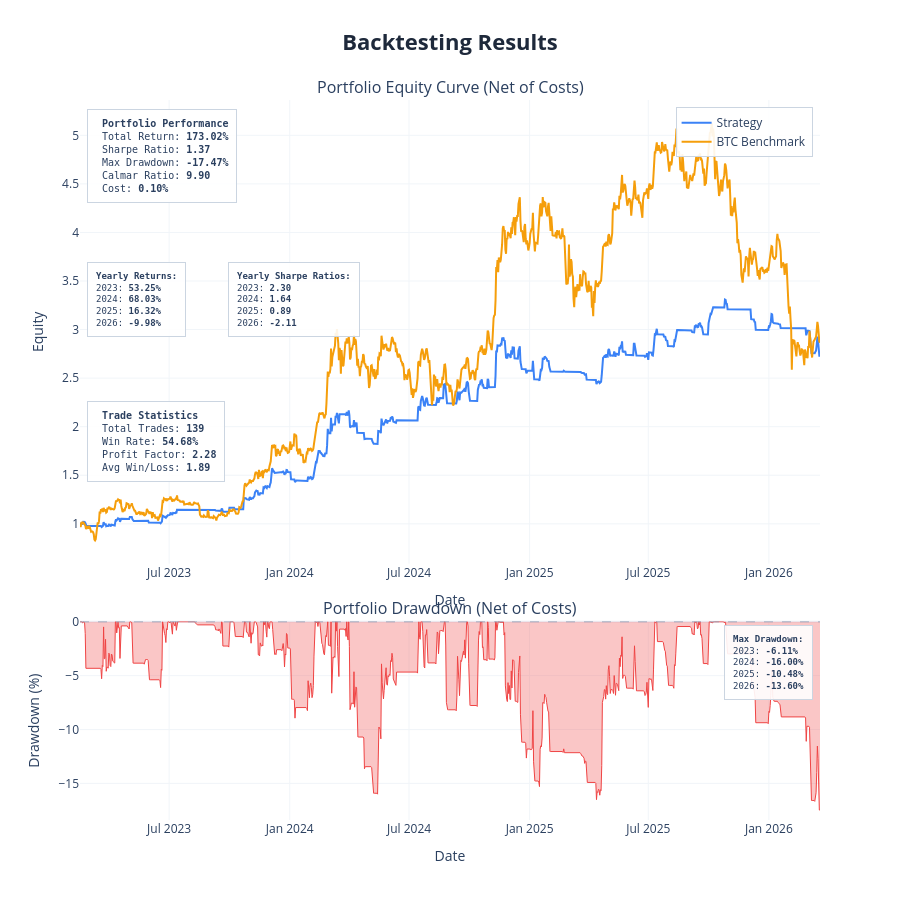
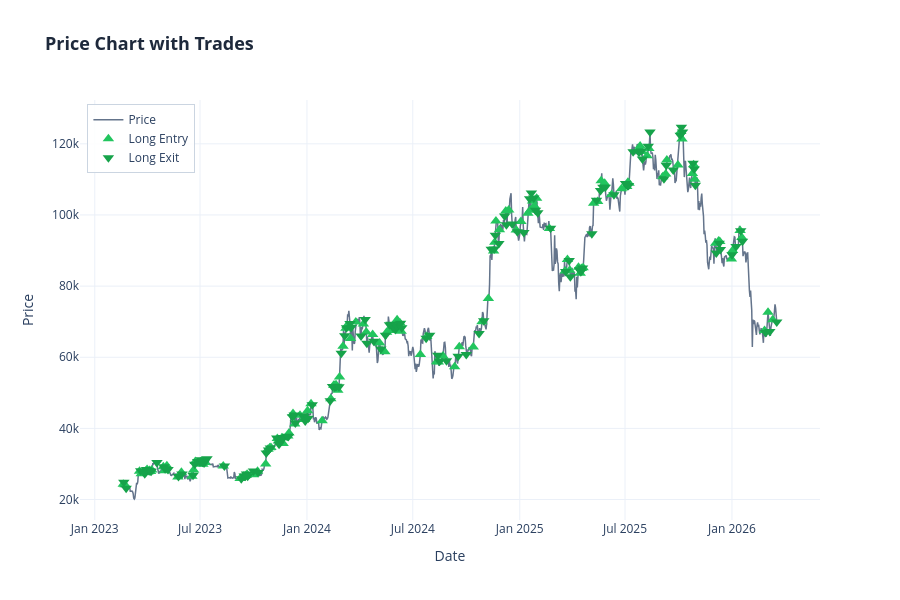

Notebook code cell kept with these figures, in order:
### Markdown cell above
---
## Backtest

| Parameter | Options | Default |
|---|---|---|
| `cost` | Cost per trade as decimal — `0.001` = 0.1% | `0.0` |
| `show_plot` | `True` / `False` | `True` |
| `save_html` | Filename string or `None` | `None` |
| `show_trades` | Overlay entry/exit markers on price chart | `False` |
| `benchmark_data` | DataFrame with `Close` column for buy & hold comparison | same asset |

### Code cell
results = backtest(
    data           = strategy_df,
    cost           = 0.001,
    show_plot      = True,
    save_html      = "moneyin",
    show_trades    = True,
    benchmark_data = None
)

print(f"Return        {results['total_return']*100:>8.2f}%")
print(f"Sharpe        {results['sharpe_ratio']:>8.2f}")
print(f"Max Drawdown  {results['max_drawdown']*100:>8.2f}%")
print(f"Profit Factor {results['profit_factor']:>8.2f}")
print(f"Win Rate      {results['win_rate']*100:>8.2f}%")
print(f"# Trades      {results['num_trades']:>8}")

### Figure 1 — Plotly figure (JSON) as saved in the notebook; plotly's stock layout.template omitted (floating-point values rounded to 4 significant figures; data arrays with more than 128 entries replaced by an {"elided": "..."} marker saying what was removed)
{"data": [{"hovertemplate": "<b>Strategy</b><br>Date: %{x}<br>Equity: %{y:.4f}<extra></extra>", "line": {"color": "#3b82f6", "width": 2}, "mode": "lines", "name": "Strategy", "type": "scatter", "x": {"elided": "1130 str values"}, "xaxis": "x", "y": {"elided": "1130 float values"}, "yaxis": "y"}, {"hovertemplate": "<b>BTC Benchmark</b><br>Date: %{x}<br>Equity: %{y:.4f}<extra></extra>", "line": {"color": "#f59e0b", "width": 2}, "mode": "lines", "name": "BTC Benchmark", "type": "scatter", "x": {"elided": "1130 str values"}, "xaxis": "x", "y": {"elided": "1130 float values"}, "yaxis": "y"}, {"fill": "tozeroy", "fillcolor": "rgba(239, 68, 68, 0.3)", "hovertemplate": "<b>Drawdown</b><br>Date: %{x}<br>Drawdown: %{y:.2f}%<extra></extra>", "line": {"color": "#ef4444", "width": 1}, "mode": "lines", "name": "Drawdown", "showlegend": false, "type": "scatter", "x": {"elided": "1130 str values"}, "xaxis": "x2", "y": {"elided": "1130 float values"}, "yaxis": "y2"}], "layout": {"annotations": [{"font": {"size": 16}, "showarrow": false, "text": "Portfolio Equity Curve (Net of Costs)", "x": 0.5, "xanchor": "center", "xref": "paper", "y": 1, "yanchor": "bottom", "yref": "paper"}, {"font": {"size": 16}, "showarrow": false, "text": "Portfolio Drawdown (Net of Costs)", "x": 0.5, "xanchor": "center", "xref": "paper", "y": 0.276, "yanchor": "bottom", "yref": "paper"}, {"align": "left", "bgcolor": "rgba(255, 255, 255, 0.9)", "bordercolor": "#cbd5e1", "borderpad": 8, "borderwidth": 1, "font": {"family": "monospace", "size": 10}, "showarrow": false, "text": "\n<b>Portfolio Performance</b><br>\nTotal Return: <b>173.02%</b><br>\nSharpe Ratio: <b>1.37</b><br>\nMax Drawdown: <b>-17.47%</b><br>\nCalmar Ratio: <b>9.90</b><br>\nCost: <b>0.10%</b>\n", "x": 0.01, "xanchor": "left", "xref": "x domain", "y": 0.98, "yanchor": "top", "yref": "y domain"}, {"align": "left", "bgcolor": "rgba(255, 255, 255, 0.9)", "bordercolor": "#cbd5e1", "borderpad": 8, "borderwidth": 1, "font": {"family": "monospace", "size": 9}, "showarrow": false, "text": "<b>Yearly Returns:</b><br>2023: <b>53.25%</b><br>2024: <b>68.03%</b><br>2025: <b>16.32%</b><br>2026: <b>-9.98%</b><br>", "x": 0.01, "xanchor": "left", "xref": "x domain", "y": 0.65, "yanchor": "top", "yref": "y domain"}, {"align": "left", "bgcolor": "rgba(255, 255, 255, 0.9)", "bordercolor": "#cbd5e1", "borderpad": 8, "borderwidth": 1, "font": {"family": "monospace", "size": 9}, "showarrow": false, "text": "<b>Yearly Sharpe Ratios:</b><br>2023: <b>2.30</b><br>2024: <b>1.64</b><br>2025: <b>0.89</b><br>2026: <b>-2.11</b><br>", "x": 0.2, "xanchor": "left", "xref": "x domain", "y": 0.65, "yanchor": "top", "yref": "y domain"}, {"align": "left", "bgcolor": "rgba(255, 255, 255, 0.9)", "bordercolor": "#cbd5e1", "borderpad": 8, "borderwidth": 1, "font": {"family": "monospace", "size": 10}, "showarrow": false, "text": "\n<b>Trade Statistics</b><br>\nTotal Trades: <b>139</b><br>\nWin Rate: <b>54.68%</b><br>\nProfit Factor: <b>2.28</b><br>\nAvg Win/Loss: <b>1.89</b>\n", "x": 0.01, "xanchor": "left", "xref": "x domain", "y": 0.35, "yanchor": "top", "yref": "y domain"}, {"align": "left", "bgcolor": "rgba(255, 255, 255, 0.9)", "bordercolor": "#cbd5e1", "borderpad": 8, "borderwidth": 1, "font": {"family": "monospace", "size": 9}, "showarrow": false, "text": "<b>Max Drawdown:</b><br>2023: <b>-6.11%</b><br>2024: <b>-16.00%</b><br>2025: <b>-10.48%</b><br>2026: <b>-13.60%</b><br>", "x": 0.99, "xanchor": "right", "xref": "x2 domain", "y": 0.98, "yanchor": "top", "yref": "y2 domain"}], "height": 900, "hovermode": "x unified", "legend": {"bgcolor": "rgba(255,255,255,0.9)", "bordercolor": "#cbd5e1", "borderwidth": 1, "x": 0.99, "xanchor": "right", "y": 0.99, "yanchor": "top"}, "shapes": [{"line": {"color": "#94a3b8", "dash": "dash", "width": 1}, "type": "line", "x0": 0, "x1": 1, "xref": "x2 domain", "y0": 0, "y1": 0, "yref": "y2"}], "showlegend": true, "title": {"font": {"color": "#1E293B", "size": 22}, "text": "<b>Backtesting Results</b>", "x": 0.5, "xanchor": "center"}, "xaxis": {"anchor": "y", "domain": [0, 1], "gridcolor": "#f1f5f9", "gridwidth": 1, "showgrid": true, "title": {"text": "Date"}}, "xaxis2": {"anchor": "y2", "domain": [0, 1], "gridcolor": "#f1f5f9", "gridwidth": 1, "showgrid": true, "title": {"text": "Date"}}, "yaxis": {"anchor": "x", "domain": [0.356, 1], "gridcolor": "#f1f5f9", "gridwidth": 1, "showgrid": true, "title": {"text": "Equity"}}, "yaxis2": {"anchor": "x2", "domain": [0, 0.276], "gridcolor": "#f1f5f9", "gridwidth": 1, "showgrid": true, "title": {"text": "Drawdown (%)"}}}}

### Figure 2 — Plotly figure (JSON) as saved in the notebook; plotly's stock layout.template omitted (floating-point values rounded to 4 significant figures; data arrays with more than 128 entries replaced by an {"elided": "..."} marker saying what was removed)
{"data": [{"hovertemplate": "<b>Price</b><br>Date: %{x}<br>Close: $%{y:.2f}<extra></extra>", "line": {"color": "#64748b", "width": 1.5}, "mode": "lines", "name": "Price", "type": "scatter", "x": {"elided": "1130 str values"}, "y": {"elided": "1130 float values"}}, {"hovertemplate": "<b>Long Entry</b><br>Date: %{x}<br>Price: $%{y:.2f}<extra></extra>", "marker": {"color": "#22c55e", "size": 10, "symbol": "triangle-up"}, "mode": "markers", "name": "Long Entry", "type": "scatter", "x": {"elided": "139 str values"}, "y": {"elided": "139 float values"}}, {"hovertemplate": "<b>Long Exit</b><br>Date: %{x}<br>Price: $%{y:.2f}<extra></extra>", "marker": {"color": "#16a34a", "size": 10, "symbol": "triangle-down"}, "mode": "markers", "name": "Long Exit", "type": "scatter", "x": {"elided": "139 str values"}, "y": {"elided": "139 float values"}}], "layout": {"height": 600, "hovermode": "x unified", "legend": {"bgcolor": "rgba(255,255,255,0.9)", "bordercolor": "#cbd5e1", "borderwidth": 1, "x": 0.01, "xanchor": "left", "y": 0.99, "yanchor": "top"}, "showlegend": true, "title": {"font": {"color": "#1E293B", "size": 18}, "text": "<b>Price Chart with Trades</b>"}, "xaxis": {"title": {"text": "Date"}}, "yaxis": {"title": {"text": "Price"}}}}
